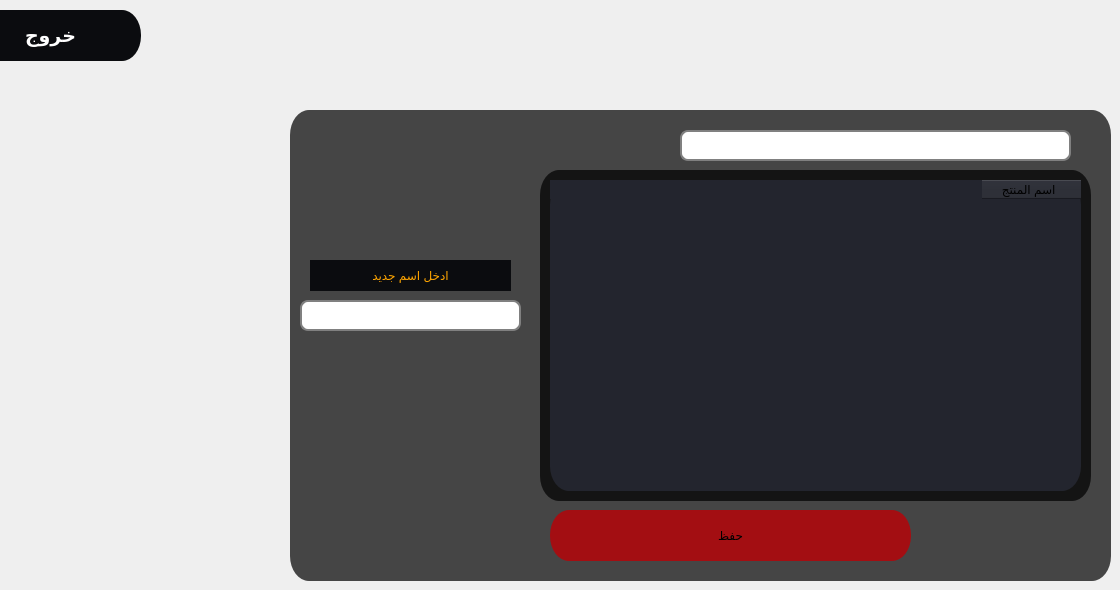
    <widget class="QWidget" name="tab_5">
     <attribute name="title">
      <string>Page</string>
     </attribute>
     <widget class="QFrame" name="frame_menu_23">
      <property name="enabled">
       <bool>true</bool>
      </property>
      <property name="geometry">
       <rect>
        <x>290</x>
        <y>110</y>
        <width>821</width>
        <height>471</height>
       </rect>
      </property>
      <property name="whatsThis">
       <string>&lt;html&gt;&lt;head/&gt;&lt;body&gt;&lt;p&gt;&lt;img src=&quot;:/pt/pos.png&quot;/&gt;&lt;/p&gt;&lt;/body&gt;&lt;/html&gt;</string>
      </property>
      <property name="styleSheet">
       <string notr="true">
QFrame{
	border-radius: 19px solid;
	background-color: qlineargradient(spread:pad, x1:1, y1:1, x2:1, y2:1, stop:1 rgba(0, 0, 0, 181));
}
QFrame:hover{
	border-left:3px solid rgb(255, 242, 0);
	border-bottom:3px solid rgb(255, 242, 0);
    border-top:3px solid rgb(255, 190, 0);
	border-right:3px solid rgb(255, 190, 0);
	

}</string>
      </property>
      <property name="frameShape">
       <enum>QFrame::StyledPanel</enum>
      </property>
      <property name="frameShadow">
       <enum>QFrame::Raised</enum>
      </property>
      <widget class="QPushButton" name="saveBtn_5">
       <property name="geometry">
        <rect>
         <x>260</x>
         <y>400</y>
         <width>361</width>
         <height>51</height>
        </rect>
       </property>
       <property name="styleSheet">
        <string notr="true">QPushButton{
	border-radius: 19px solid;
	border-bottom:0px solid rgb(171, 16, 20);
    border-top:0px solid rgb(171, 16, 20);
	
	background-color: rgb(163, 14, 18);


  

}

QPushButton:hover{
	border: 7px solid qlineargradient(spread:pad, x1:1, y1:1, x2:1, y2:1, stop:1 rgba(0, 0, 0, 0));
	border-radius: 19px solid;
	border-bottom:0px solid rgb(171, 16, 20);
    border-top:0px solid rgb(171, 16, 20);
	



   background-color:rgb(237, 28, 47);

	


}
QPushButton:pressed{
	color:rgb(255, 205, 0);

   background-color:rgb(189, 22, 37);
}</string>
       </property>
       <property name="text">
        <string>حفظ</string>
       </property>
       <property name="icon">
        <iconset resource="../../Desktop/pt.qrc">
         <normaloff>:/pt/save.png</normaloff>:/pt/save.png</iconset>
       </property>
       <property name="iconSize">
        <size>
         <width>33</width>
         <height>33</height>
        </size>
       </property>
      </widget>
      <widget class="QLineEdit" name="lineEdit_14">
       <property name="geometry">
        <rect>
         <x>390</x>
         <y>20</y>
         <width>391</width>
         <height>31</height>
        </rect>
       </property>
       <property name="styleSheet">
        <string notr="true">QLineEdit {
padding: 1px;
border-style: solid;
border: 2px solid gray;
border-radius: 8px;
color: rgb(255, 255, 255);

}</string>
       </property>
       <property name="placeholderText">
        <string> بحث عن اسم أو كود</string>
       </property>
      </widget>
      <widget class="QLineEdit" name="lineEdit_15">
       <property name="geometry">
        <rect>
         <x>10</x>
         <y>190</y>
         <width>221</width>
         <height>31</height>
        </rect>
       </property>
       <property name="styleSheet">
        <string notr="true">QLineEdit {
padding: 1px;
border-style: solid;
border: 2px solid gray;
border-radius: 8px;
color: rgb(255, 255, 255);

}</string>
       </property>
      </widget>
      <widget class="QLabel" name="label_6">
       <property name="geometry">
        <rect>
         <x>20</x>
         <y>150</y>
         <width>201</width>
         <height>31</height>
        </rect>
       </property>
       <property name="styleSheet">
        <string notr="true">background-color: rgb(11, 12, 15);
color: rgb(255, 165, 0);
border: none;</string>
       </property>
       <property name="text">
        <string>ادخل اسم جديد</string>
       </property>
       <property name="alignment">
        <set>Qt::AlignCenter</set>
       </property>
      </widget>
      <widget class="QTableView" name="tableView_3">
       <property name="geometry">
        <rect>
         <x>250</x>
         <y>60</y>
         <width>551</width>
         <height>331</height>
        </rect>
       </property>
       <property name="styleSheet">
        <string notr="true">color: rgb(255, 255, 255);
</string>
       </property>
      </widget>
     </widget>
     <widget class="QPushButton" name="btn_exit_to_app_8">
      <property name="enabled">
       <bool>true</bool>
      </property>
      <property name="geometry">
       <rect>
        <x>-40</x>
        <y>10</y>
        <width>181</width>
        <height>51</height>
       </rect>
      </property>
      <property name="font">
       <font>
        <family>Hack</family>
        <pointsize>14</pointsize>
        <weight>75</weight>
        <bold>true</bold>
       </font>
      </property>
      <property name="cursor">
       <cursorShape>PointingHandCursor</cursorShape>
      </property>
      <property name="contextMenuPolicy">
       <enum>Qt::DefaultContextMenu</enum>
      </property>
      <property name="layoutDirection">
       <enum>Qt::LeftToRight</enum>
      </property>
      <property name="styleSheet">
       <string notr="true">QPushButton{
	border-radius: 19px solid;
	border-bottom:0px solid rgb(171, 16, 20);
    border-top:0px solid rgb(171, 16, 20);
	
	background-color: rgb(11, 12, 15);
	color: rgb(255, 255, 255);


  

}

QPushButton:hover{
	border: 70px solid qlineargradient(spread:pad, x1:1, y1:1, x2:1, y2:1, stop:1 rgba(0, 0, 0, 0));
   border-radius: 20px solid;
	border-right:18px;
	border-bottom:1px solid  rgb(237, 28, 45);
    border-top:1px solid rgb(237, 28, 46) ;
   background-color:rgb(237, 28, 47);

	


}
QPushButton:pressed{
	color:rgb(255, 205, 0);
   border-radius: 20px solid;
	border-right:18px;
	border-bottom:1px solid  rgb(237, 28, 45);
    border-top:1px solid rgb(237, 28, 46) ;
   background-color:rgb(189, 22, 37);
}</string>
      </property>
      <property name="text">
       <string>خروج</string>
      </property>
      <property name="icon">
       <iconset resource="../../Desktop/pt.qrc">
        <normaloff>:/pt/logout.png</normaloff>:/pt/logout.png</iconset>
      </property>
      <property name="iconSize">
       <size>
        <width>40</width>
        <height>50</height>
       </size>
      </property>
     </widget>
     <widget class="QTableWidget" name="tableWidget_4">
      <property name="geometry">
       <rect>
        <x>550</x>
        <y>180</y>
        <width>531</width>
        <height>311</height>
       </rect>
      </property>
      <property name="tabletTracking">
       <bool>false</bool>
      </property>
      <property name="focusPolicy">
       <enum>Qt::WheelFocus</enum>
      </property>
      <property name="contextMenuPolicy">
       <enum>Qt::PreventContextMenu</enum>
      </property>
      <property name="toolTipDuration">
       <number>-1</number>
      </property>
      <property name="layoutDirection">
       <enum>Qt::RightToLeft</enum>
      </property>
      <property name="autoFillBackground">
       <bool>false</bool>
      </property>
      <property name="styleSheet">
       <string notr="true">color: rgb(255, 255, 255);
background-color: rgb(35, 37, 46);
border-radius: 19px solid;
</string>
      </property>
      <property name="inputMethodHints">
       <set>Qt::ImhNone</set>
      </property>
      <property name="frameShape">
       <enum>QFrame::WinPanel</enum>
      </property>
      <property name="frameShadow">
       <enum>QFrame::Sunken</enum>
      </property>
      <property name="midLineWidth">
       <number>1</number>
      </property>
      <property name="textElideMode">
       <enum>Qt::ElideMiddle</enum>
      </property>
      <property name="showGrid">
       <bool>true</bool>
      </property>
      <property name="gridStyle">
       <enum>Qt::SolidLine</enum>
      </property>
      <property name="sortingEnabled">
       <bool>false</bool>
      </property>
      <property name="columnCount">
       <number>1</number>
      </property>
      <column>
       <property name="text">
        <string>اسم المنتج  </string>
       </property>
       <property name="font">
        <font>
         <stylestrategy>PreferAntialias</stylestrategy>
        </font>
       </property>
       <property name="textAlignment">
        <set>AlignCenter</set>
       </property>
       <property name="foreground">
        <brush brushstyle="SolidPattern">
         <color alpha="255">
          <red>0</red>
          <green>0</green>
          <blue>0</blue>
         </color>
        </brush>
       </property>
      </column>
     </widget>
    </widget>
